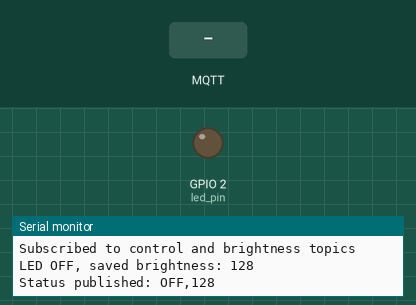
Bench run of a sketch on a simulated ESP32. Shown: output pins drawn as LEDs (lit = HIGH), the last lines printed to the serial monitor. Inputs (shaded band) come from the test bench. WiFi joins after 1.5 s; servers stay silent unless stated; random numbers use the default seed unless the sketch sets one; no MQTT or app messages arrive unless stated.

Above: at 2.7 s.
2.8 s: MQTT message "ON" arrives on the first subscribed topic
At 3.2 s:
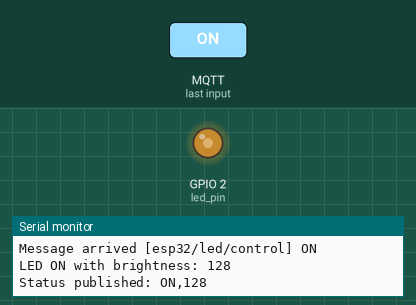
4.3 s: MQTT message "5" arrives on the second subscribed topic
At 5.5 s:
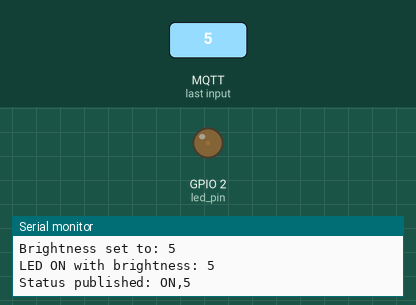
5.8 s: MQTT message "200" arrives on the second subscribed topic
At 6.8 s:
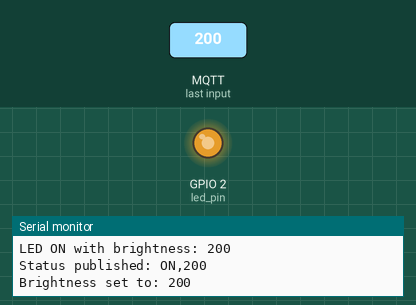
7.3 s: MQTT message "OFF" arrives on the first subscribed topic
At 7.9 s:
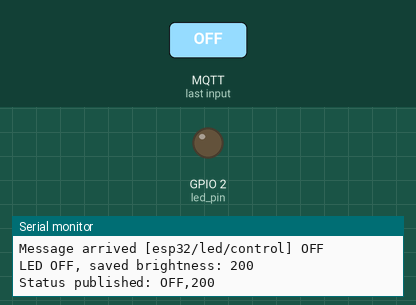
Timing chart, 0 to 9.8 s (numbered marks = the images above; inputs shaded):
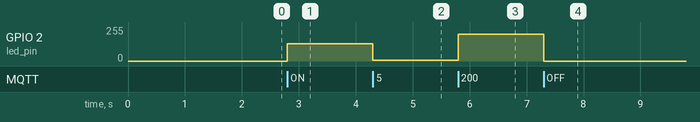

The sketch:

mqtt_led_control.ino
```cpp
#include <Arduino.h>
#include <WiFi.h>
#include <WiFiClientSecure.h>
#include <PubSubClient.h>

// Wi-Fi credentials
const char* ssid = "APEX";
const char* password = "azerQSDF1234";

// MQTT settings
const char* mqtt_broker = "34a3a3ed8f044f5ebec4ebfa558f5920.s1.eu.hivemq.cloud";
const int mqtt_port = 8883;
const char* mqtt_username = "abdelazizider";
const char* mqtt_password = "azerQSDF1234";

// Topics
const char* topic_publish_status = "esp32/led/status";
const char* topic_subscribe_control = "esp32/led/control";
const char* topic_subscribe_brightness = "esp32/led/brightness"; // New topic for brightness

// LED parameters
const int led_pin = 2;  // Built-in LED on most ESP32 boards
bool led_state = false;
int led_brightness = 128; // Default to mid brightness (0-255)
int saved_brightness = 128; // To store brightness when LED is turned off

// PWM properties
const int pwmFrequency = 5000;  // PWM frequency (Hz)
const int pwmResolution = 8;    // PWM resolution (8 bits: 0-255)

WiFiClientSecure wifiClient;
PubSubClient mqttClient(wifiClient);

void setupWiFi() {
  Serial.print("Connecting to WiFi...");
  WiFi.begin(ssid, password);

  while (WiFi.status() != WL_CONNECTED) {
    delay(500);
    Serial.print(".");
  }
  Serial.println("\nWiFi connected!");
  Serial.print("IP address: ");
  Serial.println(WiFi.localIP());
}

void updateLED() {
  // If LED is on, use the brightness value, otherwise set to 0
  if (led_state) {
    ledcWrite(led_pin, led_brightness);
    Serial.print("LED ON with brightness: ");
    Serial.println(led_brightness);
  } else {
    ledcWrite(led_pin, 0);
    Serial.print("LED OFF, saved brightness: ");
    Serial.println(saved_brightness);
  }

  // Publish the current status including brightness
  String status = led_state ? "ON," + String(led_brightness) : "OFF," + String(saved_brightness);
  mqttClient.publish(topic_publish_status, status.c_str());
  Serial.print("Status published: ");
  Serial.println(status);
}

void mqttCallback(char* topic, byte* payload, unsigned int length) {
  Serial.print("Message arrived [");
  Serial.print(topic);
  Serial.print("] ");

  String message;
  for (int i = 0; i < length; i++) {
    message += (char)payload[i];
  }
  Serial.println(message);

  if (String(topic) == topic_subscribe_control) {
    if (message == "ON") {
      led_state = true;
      led_brightness = saved_brightness; // Restore saved brightness
      updateLED();
    } else if (message == "OFF") {
      led_state = false;
      saved_brightness = led_brightness; // Save current brightness
      updateLED();
    }
  }
  else if (String(topic) == topic_subscribe_brightness) {
    // Parse brightness value (expecting 0-255)
    int brightness = message.toInt();
    if (brightness >= 0 && brightness <= 255) {
      led_brightness = brightness;
      saved_brightness = brightness; // Also update saved brightness
      updateLED();
      Serial.print("Brightness set to: ");
      Serial.println(led_brightness);
    }
  }
}

void reconnect() {
  while (!mqttClient.connected()) {
    Serial.print("Connecting to MQTT...");

    String clientId = "ESP32Client-" + String(random(0xffff), HEX);

    if (mqttClient.connect(clientId.c_str(), mqtt_username, mqtt_password)) {
      Serial.println("connected!");

      // Subscribe to topics
      mqttClient.subscribe(topic_subscribe_control);
      mqttClient.subscribe(topic_subscribe_brightness); // Subscribe to brightness topic
      Serial.println("Subscribed to control and brightness topics");

      // Publish initial status
      updateLED();

    } else {
      Serial.print("failed, rc=");
      Serial.print(mqttClient.state());
      Serial.println(" retrying in 5 seconds...");
      delay(5000);
    }
  }
}

void setup() {
  Serial.begin(115200);
  Serial.println("Starting ESP32 MQTT LED Controller...");

  // Configure LED PWM
  if (ledcAttach(led_pin, pwmFrequency, pwmResolution)) {
    Serial.println("PWM setup successful");
  } else {
    Serial.println("PWM setup failed");
  }

  ledcWrite(led_pin, 0); // Start with LED off

  setupWiFi();

  // Configure MQTT
  wifiClient.setInsecure(); // For testing only (remove in production)
  mqttClient.setServer(mqtt_broker, mqtt_port);
  mqttClient.setCallback(mqttCallback);

  Serial.println("Setup complete, connecting to MQTT...");
}

void loop() {
  if (!mqttClient.connected()) {
    reconnect();
  }
  mqttClient.loop();

  static unsigned long last_update = 0;
  if (millis() - last_update > 5000) { // Every 5 seconds
    last_update = millis();
    // Regularly publish status
    updateLED();
  }
}
```

Measured:
- after the input at 2.8 s, GPIO 2 (led_pin): 0/255 → 128/255 at once
- after the input at 4.3 s, GPIO 2 (led_pin): 128/255 → 5/255 at once
- after the input at 5.8 s, GPIO 2 (led_pin): 5/255 → 199/255 at once
- after the input at 7.3 s, GPIO 2 (led_pin): 199/255 → 0/255 at once
